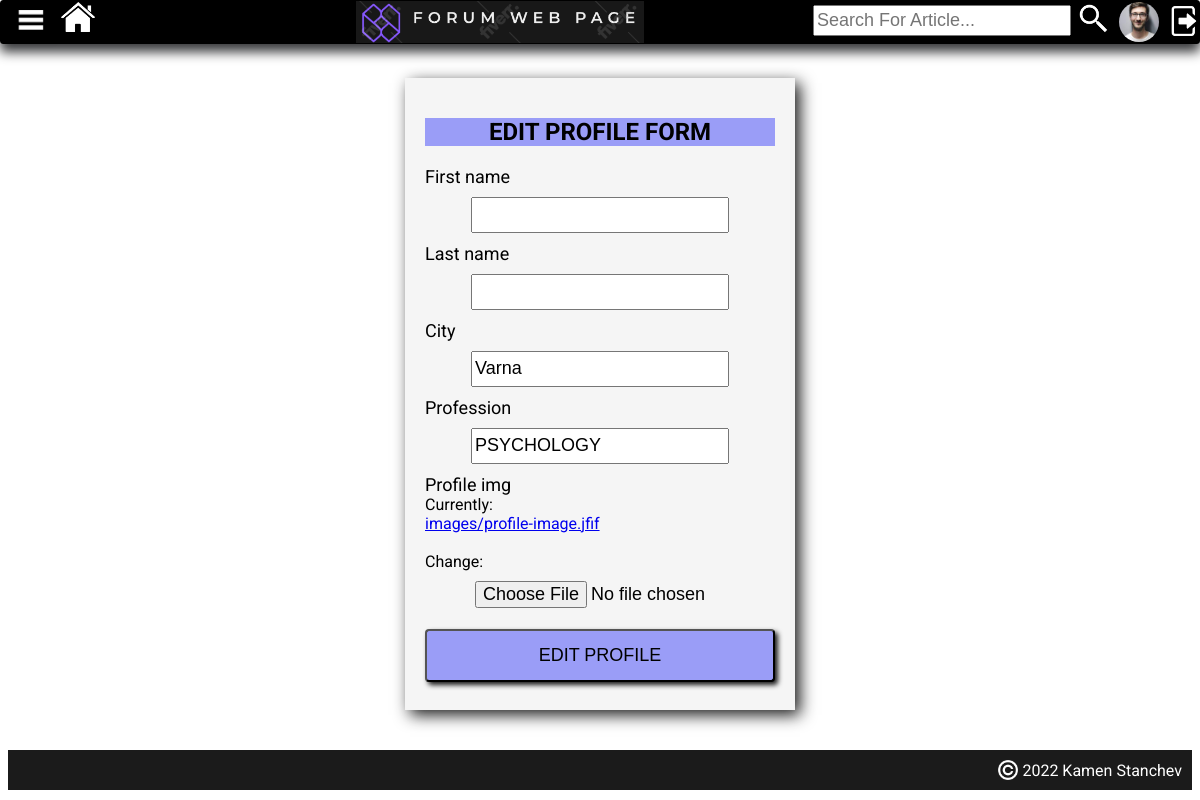
Before: /edit-profile/ (signed in) with the older database file.
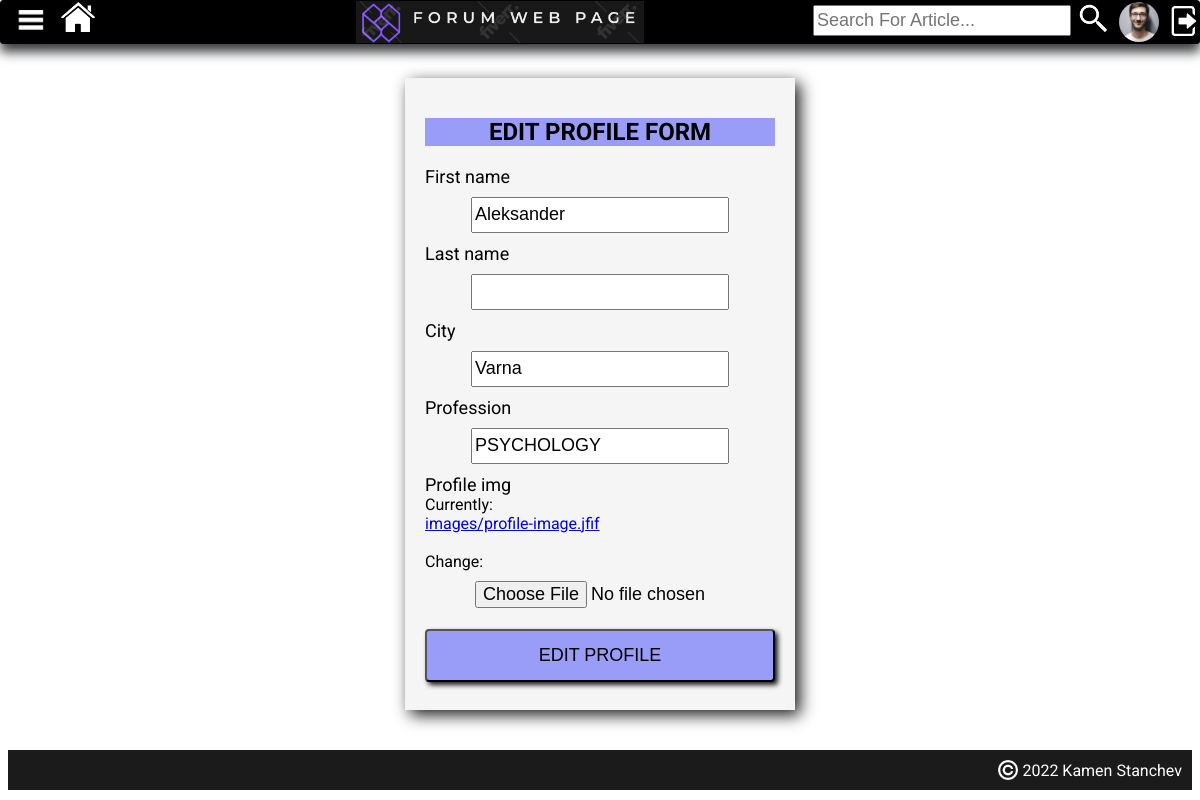
After: the same page with the newer database file.
### forum_project/main_app/models.py (models this page shows, shortened)
class Profile(models.Model):
    user = models.OneToOneField(User, on_delete=models.CASCADE)
    first_name = models.CharField(max_length=30, null=True, blank=True)
    last_name = models.CharField(max_length=30, null=True, blank=True)
    city = models.CharField(max_length=30)
    profession = models.CharField(max_length=30)
    profile_img = models.ImageField(upload_to='images/', default='images/add_profile_image.jpg')

### forum_project/main_app/views.py (the view)
# urls.py: path('edit-profile/', views.edit_profile, name='edit_profile'),
def edit_profile(request):
    title = 'EDIT PROFILE'
    button_title = 'EDIT'
    user_profile = request.user.profile
    if request.method == 'POST':
        form = EditProfileForm(request.POST, request.FILES, instance=user_profile)
        if form.is_valid():
            form.save()
            return redirect('home')
    else:
        form = EditProfileForm(instance=user_profile)
    context = {'form': form,
               'title': title,
               'profile': user_profile,
               'button_title': button_title, }
    return render(request, 'registration.html', context)

### forum_project/main_app/forms.py
class EditProfileForm(forms.ModelForm):
    class Meta:
        model = Profile
        exclude = ['user']

### forum_project/registration/templates/registration.html (shortened to what this page needs)
{% extends 'base.html' %}
{% load static %}
{% block page_content %}
     <form class="user-form"  method="post" enctype="multipart/form-data">
         <h2 class="title-registration-box">{{ title }} FORM</h2>
         {% for field in form %}
             <span class="label">
                {{ field.label }}
             </span>
             {{ field }}
         {% endfor %}
         <button class="registrate-button" type="submit" >{{ title }}</button>
{% endblock %}

Changed rows visible on the page:
changed Profile "Varna": first_name (not shown) → "Aleksander"
